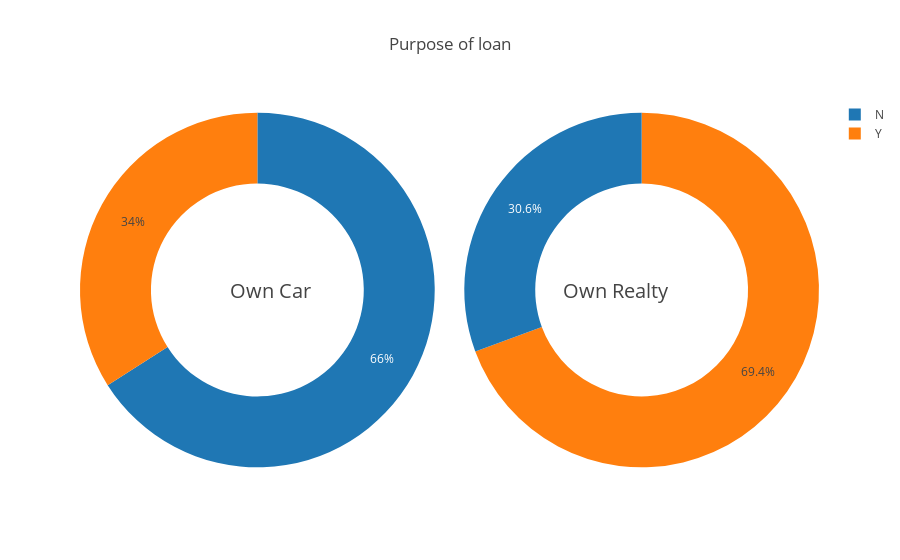

Notebook cell for this chart:
### Code cell
temp1 = application_train["FLAG_OWN_CAR"].value_counts()
temp2 = application_train["FLAG_OWN_REALTY"].value_counts()

fig = {
  "data": [
    {
      "values": temp1.values,
      "labels": temp1.index,
      "domain": {"x": [0, .48]},
      "name": "Own Car",
      "hoverinfo":"label+percent+name",
      "hole": .6,
      "type": "pie"
    },
    {
      "values": temp2.values,
      "labels": temp2.index,
      "text":"Own Realty",
      "textposition":"inside",
      "domain": {"x": [.52, 1]},
      "name": "Own Reality",
      "hoverinfo":"label+percent+name",
      "hole": .6,
      "type": "pie"
    }],
  "layout": {
        "title":"Purpose of loan",
        "annotations": [
            {
                "font": {
                    "size": 20
                },
                "showarrow": False,
                "text": "Own Car",
                "x": 0.20,
                "y": 0.5
            },
            {
                "font": {
                    "size": 20
                },
                "showarrow": False,
                "text": "Own Realty",
                "x": 0.8,
                "y": 0.5
            }
        ]
    }
}
iplot(fig, filename='donut')

### Figure 1 — Plotly figure (JSON) as saved in the notebook; plotly's stock layout.template omitted (floating-point values rounded to 4 significant figures)
{"data": [{"domain": {"x": [0, 0.48]}, "hole": 0.6, "hoverinfo": "label+percent+name", "labels": ["N", "Y"], "name": "Own Car", "type": "pie", "values": [202924, 104587]}, {"domain": {"x": [0.52, 1]}, "hole": 0.6, "hoverinfo": "label+percent+name", "labels": ["Y", "N"], "name": "Own Reality", "text": "Own Realty", "textposition": "inside", "type": "pie", "values": [213312, 94199]}], "layout": {"annotations": [{"font": {"size": 20}, "showarrow": false, "text": "Own Car", "x": 0.2, "y": 0.5}, {"font": {"size": 20}, "showarrow": false, "text": "Own Realty", "x": 0.8, "y": 0.5}], "title": "Purpose of loan"}}
